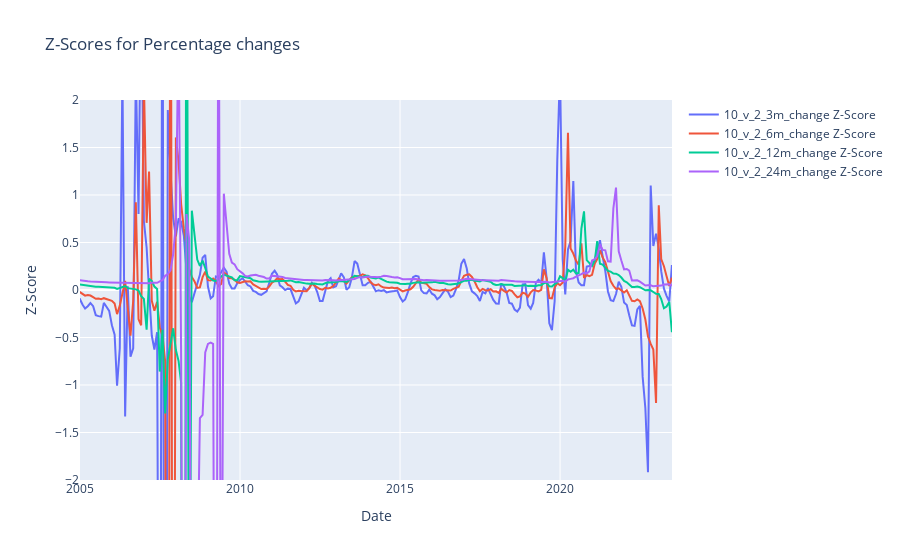

This figure's notebook cell:
### Code cell
# Plot z-scores
fig = go.Figure()

for column in [f"10_v_2{x}" for x in rolling_columns_change_array]:
    fig.add_trace(go.Scatter(
        x=treasury_df.index,
        y=treasury_df[column + '_z_score'],
        name=column + ' Z-Score'
    ))

fig.update_layout(
    title="Z-Scores for Percentage changes",
    xaxis=dict(title="Date", range=['2005-01-01', '2023-07-01']),
    yaxis=dict(title="Z-Score", range=[-2, 2])
)

fig.show()

### Figure 1 — Plotly figure (JSON) as saved in the notebook; plotly's stock layout.template omitted (floating-point values rounded to 4 significant figures; data arrays with more than 128 entries replaced by an {"elided": "..."} marker saying what was removed)
{"data": [{"name": "10_v_2_3m_change Z-Score", "type": "scatter", "x": {"elided": "282 str values"}, "y": {"elided": "282 float values"}}, {"name": "10_v_2_6m_change Z-Score", "type": "scatter", "x": {"elided": "282 str values"}, "y": {"elided": "282 float values"}}, {"name": "10_v_2_12m_change Z-Score", "type": "scatter", "x": {"elided": "282 str values"}, "y": {"elided": "282 float values"}}, {"name": "10_v_2_24m_change Z-Score", "type": "scatter", "x": {"elided": "282 str values"}, "y": {"elided": "282 float values"}}], "layout": {"title": {"text": "Z-Scores for Percentage changes"}, "xaxis": {"range": ["2005-01-01", "2023-07-01"], "title": {"text": "Date"}}, "yaxis": {"range": [-2, 2], "title": {"text": "Z-Score"}}}}
